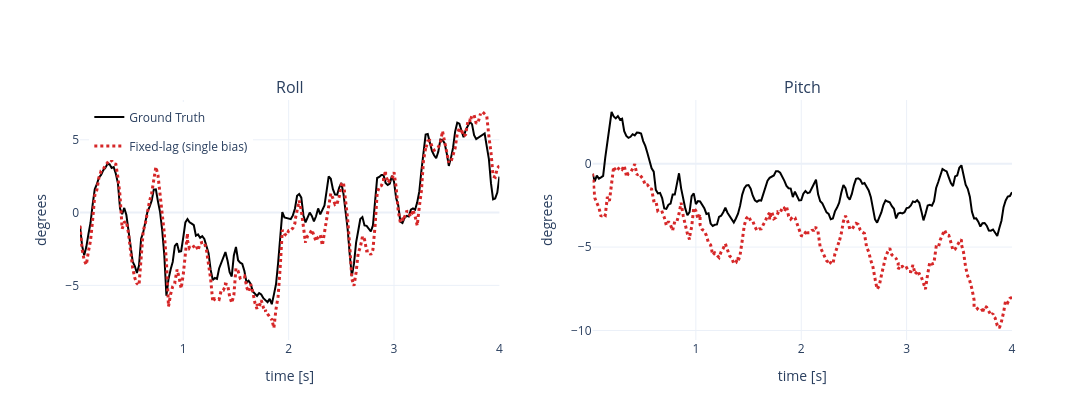

Notebook code cell kept with this figure:
### Code cell
fig = make_subplots(rows=1, cols=2, subplot_titles=("Roll", "Pitch"))

# Plot ground truth first (as reference)
if GROUND_TRUTH:
    gt_times = np.array([row["timestamp_s"] for row in GROUND_TRUTH])
    gt_rolls = np.rad2deg([row["roll"] for row in GROUND_TRUTH])
    gt_pitches = np.rad2deg([row["pitch"] for row in GROUND_TRUTH])
    gt_line = dict(color="black", width=2, dash="solid")
    fig.add_trace(go.Scatter(x=gt_times, y=gt_rolls, mode="lines", name="Ground Truth", 
                             line=gt_line, legendgroup="gt"), row=1, col=1)
    fig.add_trace(go.Scatter(x=gt_times, y=gt_pitches, mode="lines", name="Ground Truth", 
                             line=gt_line, legendgroup="gt", showlegend=False), row=1, col=2)

# Plot estimator results
for variant, result in DISPLAY_RESULTS.items():
    trajectory = result["trajectory"]
    times = np.array([row["timestamp_s"] for row in trajectory])
    rolls = np.rad2deg([row["roll"] for row in trajectory])
    pitches = np.rad2deg([row["pitch"] for row in trajectory])
    line = dict(color=COLORS[variant], width=3, dash=LINE_STYLES[variant])
    fig.add_trace(go.Scatter(x=times, y=rolls, mode="lines", name=LABELS[variant], line=line, legendgroup=variant), row=1, col=1)
    fig.add_trace(go.Scatter(x=times, y=pitches, mode="lines", name=LABELS[variant], line=line, legendgroup=variant, showlegend=False), row=1, col=2)

fig.update_xaxes(title_text="time [s]", row=1, col=1)
fig.update_xaxes(title_text="time [s]", row=1, col=2)
fig.update_yaxes(title_text="degrees", row=1, col=1)
fig.update_yaxes(title_text="degrees", row=1, col=2)
fig.update_layout(height=420, width=1100, template="plotly_white", legend=dict(x=0.01, y=0.99))
fig.show()

### Figure 1 — Plotly figure (JSON) as saved in the notebook; plotly's stock layout.template omitted (floating-point values rounded to 4 significant figures; data arrays with more than 128 entries replaced by an {"elided": "..."} marker saying what was removed)
{"data": [{"legendgroup": "gt", "line": {"color": "black", "dash": "solid", "width": 2}, "mode": "lines", "name": "Ground Truth", "type": "scatter", "x": {"elided": "200 float values"}, "xaxis": "x", "y": {"elided": "200 float values"}, "yaxis": "y"}, {"legendgroup": "gt", "line": {"color": "black", "dash": "solid", "width": 2}, "mode": "lines", "name": "Ground Truth", "showlegend": false, "type": "scatter", "x": {"elided": "200 float values"}, "xaxis": "x2", "y": {"elided": "200 float values"}, "yaxis": "y2"}, {"legendgroup": "fixed_lag_single_bias", "line": {"color": "#d62728", "dash": "dot", "width": 3}, "mode": "lines", "name": "Fixed-lag (single bias)", "type": "scatter", "x": {"elided": "362 float values"}, "xaxis": "x", "y": {"elided": "362 float values"}, "yaxis": "y"}, {"legendgroup": "fixed_lag_single_bias", "line": {"color": "#d62728", "dash": "dot", "width": 3}, "mode": "lines", "name": "Fixed-lag (single bias)", "showlegend": false, "type": "scatter", "x": {"elided": "362 float values"}, "xaxis": "x2", "y": {"elided": "362 float values"}, "yaxis": "y2"}], "layout": {"annotations": [{"font": {"size": 16}, "showarrow": false, "text": "Roll", "x": 0.225, "xanchor": "center", "xref": "paper", "y": 1, "yanchor": "bottom", "yref": "paper"}, {"font": {"size": 16}, "showarrow": false, "text": "Pitch", "x": 0.775, "xanchor": "center", "xref": "paper", "y": 1, "yanchor": "bottom", "yref": "paper"}], "height": 420, "legend": {"x": 0.01, "y": 0.99}, "width": 1100, "xaxis": {"anchor": "y", "domain": [0, 0.45], "title": {"text": "time [s]"}}, "xaxis2": {"anchor": "y2", "domain": [0.55, 1], "title": {"text": "time [s]"}}, "yaxis": {"anchor": "x", "domain": [0, 1], "title": {"text": "degrees"}}, "yaxis2": {"anchor": "x2", "domain": [0, 1], "title": {"text": "degrees"}}}}
